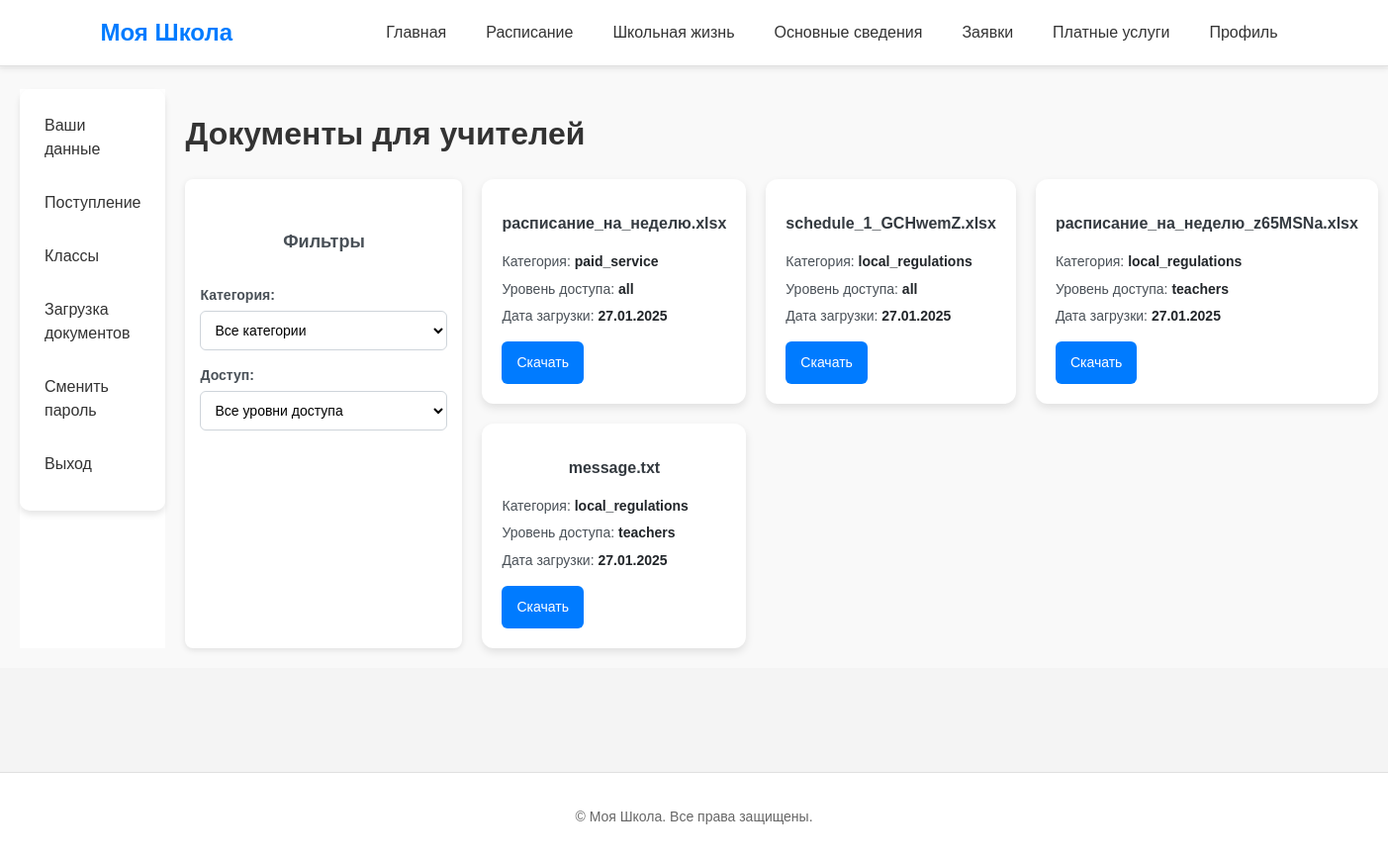
The page /profile/teacher_documents/ (signed in) on the database its author committed.
### school/models.py (models this page shows, shortened)
class UploadedFile(models.Model):
    CATEGORY_CHOICES = [
        ('local_regulations', 'Локальные нормативные акты'),
        ('paid_service', 'Платные услуги'),
    ]
    ACCESS_CHOICES = [
        ('all', 'Все пользователи'),
        ('students', 'Только студенты'),
        ('teachers', 'Только учителя'),
        ('management', 'Только руководство'),
    ]
    user = models.ForeignKey(User, on_delete=models.CASCADE, related_name="uploaded_files")
    name_file = models.CharField(max_length=50, verbose_name='Наименование', null=True)
    file = models.FileField(upload_to="uploads/documents/")
    file_type = models.CharField(max_length=50, choices=CATEGORY_CHOICES, verbose_name='Категория документа', null=True)
    access_level = models.CharField(max_length=15, choices=ACCESS_CHOICES, verbose_name='Доступ', default='all')
    uploaded_at = models.DateTimeField(auto_now_add=True)
    activities = models.ManyToManyField(
        'AdditionalActivity',
        blank=True,
        related_name="associated_files",
        verbose_name="Платные услуги"
    )
    apply_to_all_services = models.BooleanField(
        default=False,
        verbose_name="Применить ко всем платным услугам"
    )

### school/views.py (the view)
# urls.py: path('profile/teacher_documents/', views.teacher_documents, name='teacher_documents'),
def teacher_documents(request):
    role = access_role(request)[1]
    selected_category = request.GET.get('category', '')
    selected_access = request.GET.get('access', '')
    category_translations = {
        'reports': 'Отчёты',
        'guides': 'Руководства',
        'assignments': 'Задания',
    }
    access_level_translations = {
        'all': 'Все',
        'students': 'Студенты',
        'teachers': 'Учителя',
    }
    categories = UploadedFile.objects.values_list('file_type', flat=True).distinct()
    categories = {cat: category_translations.get(cat, cat) for cat in categories}
    access_levels = {key: access_level_translations[key] for key in access_level_translations}
    documents = UploadedFile.objects.filter(access_level__in=['all', 'students', 'teachers'])
    if selected_category:
        selected_category_key = next((key for key, val in category_translations.items() if val == selected_category),
                                     None)
        if selected_category_key:
            documents = documents.filter(file_type=selected_category_key)
    if selected_access:
        selected_access_key = next((key for key, val in access_level_translations.items() if val == selected_access),
                                   None)
        if selected_access_key:
            documents = documents.filter(access_level=selected_access_key)
    return render(request, 'profile/profile_teacher_documents.html', {
        'documents': documents,
        'categories': categories,
        'access_levels': access_levels,
        'selected_category': selected_category,
        'selected_access': selected_access,
        'role': role
    })

### school/views.py (called while the page is built)
def access_role(request):
    if request.user.groups.filter(name='Teachers').exists():
        profile = Teacher.objects.get(user=request.user)
        role = 'Teacher'
    elif request.user.groups.filter(name='Directors').exists():
        profile = Teacher.objects.get(user=request.user)
        role = 'Director'
    elif request.user.groups.filter(name='Managements').exists():
        profile = Teacher.objects.get(user=request.user)
        role = 'Management'
    elif request.user.groups.filter(name='Students').exists():
        profile = Student.objects.get(user=request.user)
        role = 'Student'
    else:
        profile = AdmissionRequest.objects.get(user=request.user)
        role = 'Guest'
    return profile, role

### templates/profile/profile_teacher_documents.html (shortened to what this page needs)
{% extends 'index.html' %}
{% load static %}
{% block extra_css %}
    <link rel="stylesheet" href="{% static 'css/profile.css' %}">
{% endblock %}
{% block content %}
    <div class="profile-container">
        {% include 'profile/profile_menu.html' %}
        <div class="documents-teacher-container">
            <h1>Документы для учителей</h1>
            <div class="documents-layout">
                <aside class="filter-sidebar">
                    <form method="GET" class="filter-form">
                        <h2>Фильтры</h2>
                        <div class="filter-group">
                            <label for="category-select">Категория:</label>
                            <select name="category" id="category-select" onchange="this.form.submit()">
                                <option value="">Все категории</option>
                            </select>
                        </div>
                        <div class="filter-group">
                            <label for="access-select">Доступ:</label>
                            <select name="access" id="access-select" onchange="this.form.submit()">
                                <option value="">Все уровни доступа</option>
                            </select>
                        </div>
                    </form>
                </aside>
                <main class="documents-content">
                    {% if documents %}
                        <div class="document-card-grid">
                            {% for document in documents %}
                                <div class="document-card">
                                    <div class="document-card-header">
                                        <h2 class="document-title">{{ document.name_file|slice:"18:" }}</h2>
                                    </div>
                                    <div class="document-card-body">
                                        <p>Категория: <strong>{{ document.file_type }}</strong></p>
                                        <p>Уровень доступа: <strong>{{ document.access_level }}</strong></p>
                                        <p>Дата загрузки: <strong>{{ document.uploaded_at|date:"d.m.Y" }}</strong></p>
                                        <a href="{{ document.file.url }}" download class="download-button">Скачать</a>
                                    </div>
                                </div>
                            {% endfor %}
                        </div>
                    {% else %}
                        <p class="no-documents">Документы отсутствуют.</p>
                    {% endif %}
                </main>
            </div>
        </div>
    </div>
{% endblock %}

### static/css/styles.css (style rules this page uses)
body { display: flex; flex-direction: column; min-height: 100vh; margin: 0; font-family: 'Arial', sans-serif; font-size: 16px; line-height: 1.5; color: #333; background-color: #f4f4f4; }
main { flex: 1; }
h2 { font-size: 1.2rem; margin-bottom: 5px; text-align: center; color: #555; }
body { padding-top: 70px; }

### static/css/profile.css (style rules this page uses)
.profile-container { display: flex; gap: 20px; padding: 20px; background-color: #f9f9f9; font-family: 'Arial', sans-serif; }
form { margin-top: 20px; display: flex; flex-direction: column; gap: 15px; }
label { font-size: 16px; color: #333; font-weight: bold; }
select { padding: 10px; font-size: 16px; border: 1px solid #ddd; border-radius: 4px; background-color: #fff; cursor: pointer; }
.documents-layout { display: flex; gap: 20px; }
.filter-sidebar { width: 250px; background: #ffffff; padding: 15px; border-radius: 8px; box-shadow: 0 2px 6px rgba(0, 0, 0, 0.1); }
.filter-sidebar h2 { font-size: 18px; font-weight: bold; color: #495057; margin-bottom: 15px; }
.filter-form { display: flex; flex-direction: column; gap: 15px; }
.filter-group { display: flex; flex-direction: column; }
.filter-group label { font-size: 14px; font-weight: bold; color: #495057; margin-bottom: 5px; }
.filter-group select { padding: 10px; font-size: 14px; border: 1px solid #ced4da; border-radius: 6px; background: #ffffff; transition: border-color 0.3s; }
.documents-content { flex: 1; }
.document-card-grid { display: grid; grid-template-columns: 1fr 1fr 1fr; gap: 20px; }
.document-card { background: #ffffff; border-radius: 12px; padding: 20px; box-shadow: 0 4px 8px rgba(0, 0, 0, 0.1); transition: transform 0.3s, box-shadow 0.3s; }
.document-card-header { margin-bottom: 15px; }
.document-title { font-size: 16px; font-weight: bold; color: #343a40; text-overflow: ellipsis; white-space: nowrap; overflow: hidden; }
.document-card-body { font-size: 14px; color: #495057; line-height: 1.6; }
.document-card-body p { margin: 5px 0; }
.document-card-body strong { color: #212529; }
.download-button { display: inline-block; margin-top: 10px; padding: 10px 15px; font-size: 14px; color: #ffffff; background: #007bff; text-decoration: none; border-radius: 6px; transition: background-color 0.3s, box-shadow 0.3s; text-align: center; }

### rows shown on the page
UploadedFile: name_file "расписание_на_неделю.xlsx", file_type "paid_service", access_level "all", uploaded_at "27.01.2025"
UploadedFile: name_file "schedule_1_GCHwemZ.xlsx", file_type "local_regulations", access_level "all", uploaded_at "27.01.2025"
UploadedFile: name_file "расписание_на_неделю_z65MSNa.xlsx", file_type "local_regulations", access_level "teachers", uploaded_at "27.01.2025"
UploadedFile: name_file "message.txt", file_type "local_regulations", access_level "teachers", uploaded_at "27.01.2025"
